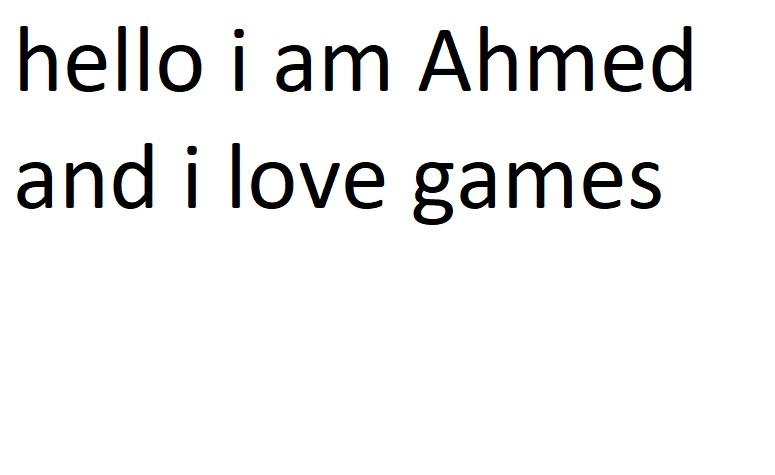
#> input picture imtote/img.jpg, 775 x 475 px
$ python -i myOCR.py   (imports and definitions only)
#> lines starting #> are read from the running program, lines starting #| are printed output that depends on the picture; after the words box and inside, x2 and y2 are one past the last pixel; in counts of white or black regions, pixels touching at a corner belong together
### imtote/operations.py
import cv2 as cv
import numpy as np
from matplotlib import *


class Operations:
    def __init__(self):
        print("new op")

    def loadImage(self,imgpath:str):
        return cv.imread(imgpath)

    def loadGrayImage(self,imgpath:str):
        return cv.imread(imgpath,cv.IMREAD_GRAYSCALE)

    def togray(self,img):
        return cv.cvtColor(img,cv.COLOR_BGR2GRAY)

    def saveImg(self,img,path:str):
        cv.imwrite(path,img)

    # [14 lines left out: functions showImg, showImgs, not called in this run]


    def addText(self,img,text:str,size:int,startpoint:(int,int),clr:(int,int,int)):
        cv.putText(img,text,startpoint,cv.FONT_HERSHEY_SIMPLEX,size,clr,2,cv.LINE_AA)

    def drowCircle(self,img,center:(int,int),rad:int,clr:(int,int,int),thikness:int):
        cv.circle(img,center,rad,clr,thikness)

    def drowLine(self,img,p1:(int,int),p2:(int,int),clr:(int,int,int),thikness:int):
        cv.line(img,p1,p2,clr,thikness)

    def drowrect(self,img,p1:(int,int),p2:(int,int),clr:(int,int,int),thikness:int):
        cv.rectangle(img,p1,p2,clr,thikness)

    # [38 lines left out: functions showvideo, copy, cut, graytosimi, not called in this run]

### imtote/myOCR.py
import pytesseract
import numpy as np
import cv2 as cv
from operations import Operations

class myOCR:
    def __init__(self):
        pytesseract.pytesseract.tesseract_cmd = r"C:\Program Files\Tesseract-OCR\tesseract.exe"
        custom_config = r'--oem 3 --psm 6'

    def solveOut(self,imagepath):
#> called with imagepath = 'img.jpg'
        o=Operations()
        real=cv.imread(imagepath)
#> real is the input picture: shape (475, 775, 3); mean B, G, R 239.4, 239.4, 239.4
        img=cv.imread(imagepath,cv.IMREAD_GRAYSCALE)
#> img: shape (475, 775); min 0, max 255, mean 239.4
        img=self.remove_noise(img)
        th=self.thresholding(img)
        th=self.remove_noise(th)
        dl=self.canny(th)

        text=pytesseract.image_to_string(dl)

        h, w= dl.shape
        boxes = pytesseract.image_to_boxes(dl)
        for b in boxes.splitlines():
            b = b.split(' ')
            real = cv.rectangle(real, (int(b[1]), h - int(b[2])), (int(b[3]), h - int(b[4])), (255, 255, 0), 2)

        o.showImg(real,"")
        return text


    # noise removal
    def remove_noise(self,image):
        return cv.medianBlur(image,5)

    #thresholding
    def thresholding(self,image):
        return  cv.adaptiveThreshold(image,255,cv.ADAPTIVE_THRESH_GAUSSIAN_C,cv.THRESH_BINARY,127,1)
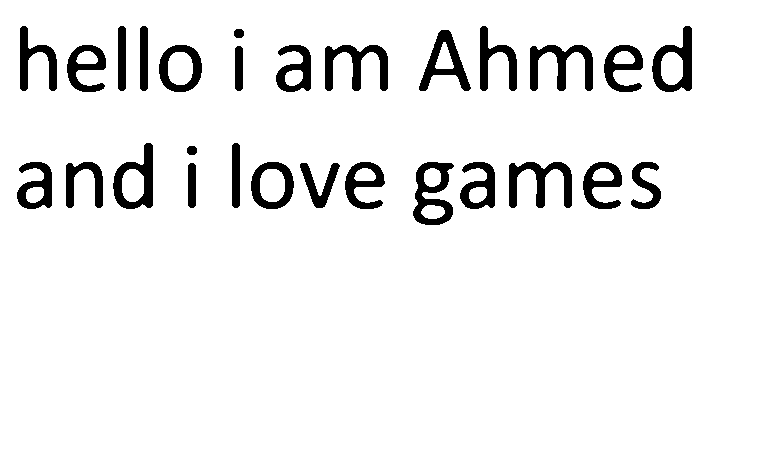
#> returned value: shape (475, 775); 93.6% white; 28 black regions, largest, box (x1, y1, x2, y2) and area: (325, 45, 388, 91) 1329, (530, 45, 593, 91) 1329, (509, 162, 572, 208) 1326
#> in remove_noise (call 2), `return cv.medianBlur(image,5)`:
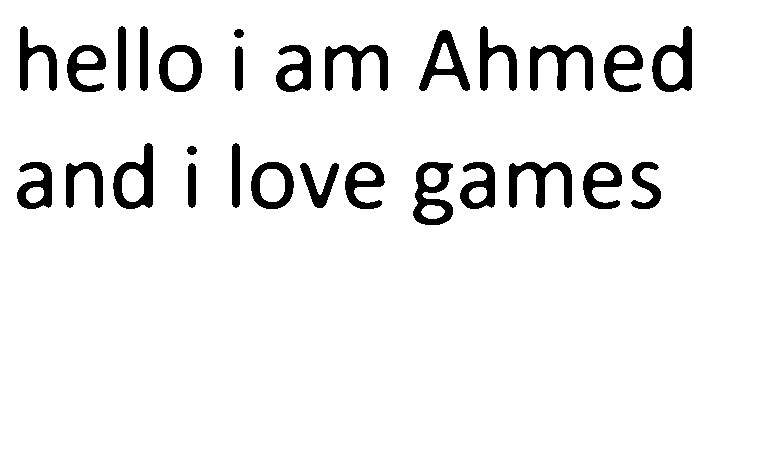
#> returned value: shape (475, 775); 93.6% white; 28 black regions, largest, box (x1, y1, x2, y2) and area: (413, 162, 453, 225) 1324, (325, 45, 388, 91) 1319, (530, 45, 593, 91) 1319


    #dilation
    def dilate(self,image):
        kernel = np.ones((4,4),np.uint8)
        return cv.dilate(image, kernel, iterations = 1)

    #erosion
    def erode(self,image):
        kernel = np.ones((4,4),np.uint8)
        return cv.erode(image, kernel, iterations = 1)

    #opening - erosion followed by dilation
    def opening(self,image):
        kernel = np.ones((4,4),np.uint8)
        return cv.morphologyEx(image, cv.MORPH_OPEN, kernel)

    #canny edge detection
    def canny(self,image):
        return cv.Canny(image, 100, 200)
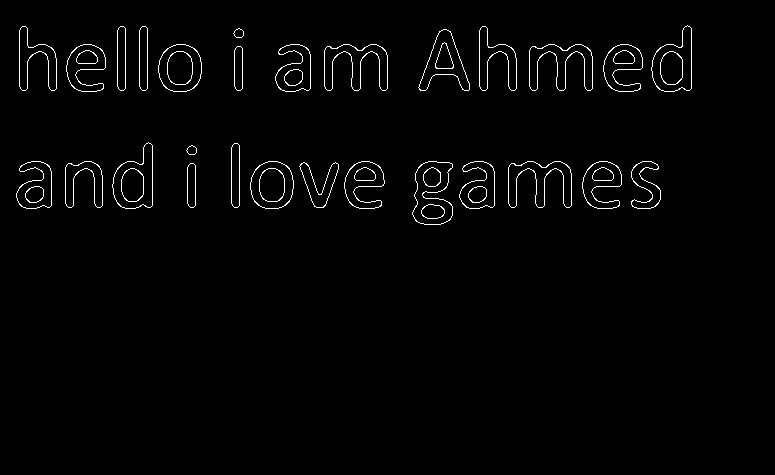
#> returned value: shape (475, 775); 1.7% white in thin lines or dots, all inside (x1, y1, x2, y2) = (16, 25, 692, 225)

    #skew correction
    def deskew(self,image):
        coords = np.column_stack(np.where(image > 0))
        angle = cv.minAreaRect(coords)[-1]
        if angle < -45:
            angle = -(90 + angle)
        else:
            angle = -angle
        (h, w) = image.shape[:2]
        center = (w // 2, h // 2)
        M = cv.getRotationMatrix2D(center, angle, 1.0)
        rotated = cv.warpAffine(image, M, (w, h), flags=cv.INTER_CUBIC, borderMode=cv.BORDER_REPLICATE)
        return rotated

    #template matching
    def match_template(self,image, template):
        return cv.matchTemplate(image, template, cv.TM_CCOEFF_NORMED)

#> (the run stopped early here; a loop or call above may not have finished)
